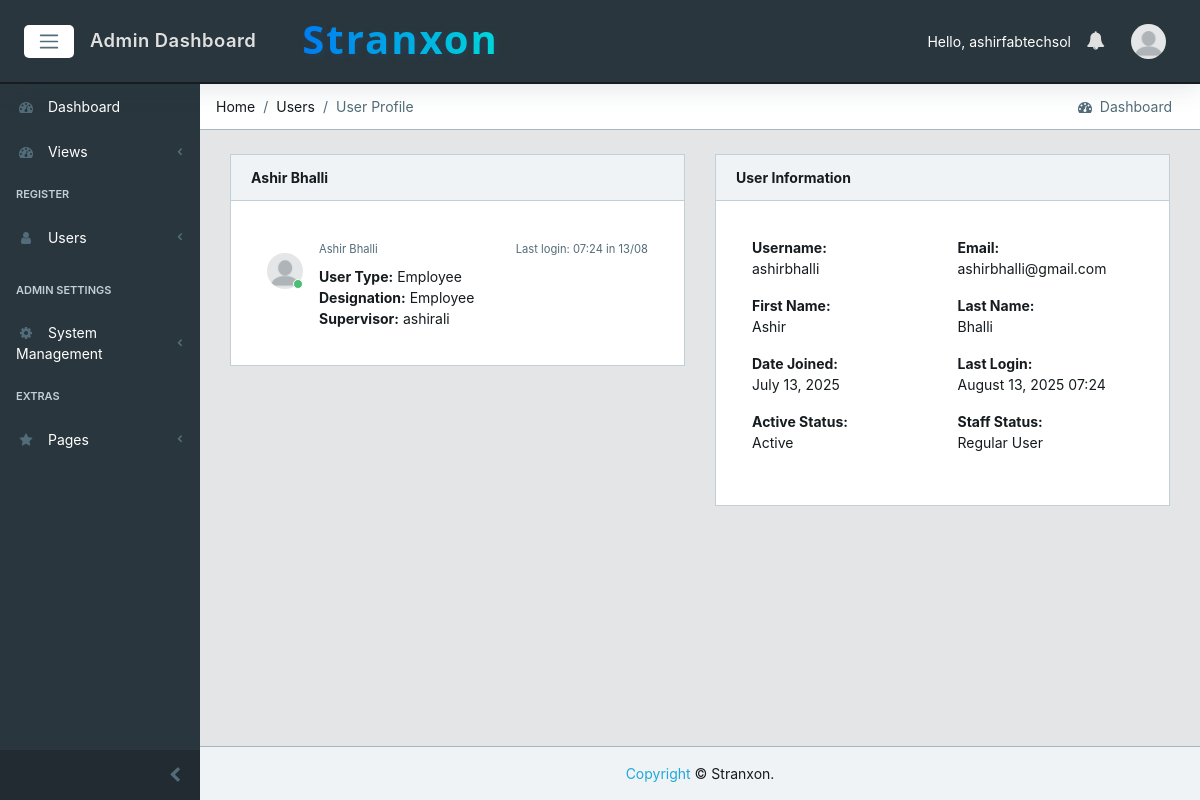
The app's page /users/15/ (signed in) with its own data.
### core/models.py (models this page shows, shortened)
class CustomUser(AbstractUser):
    email = models.EmailField(unique=True)  # Make email unique for authentication
    user_type = models.CharField(max_length=15, choices=USER_TYPE_CHOICES, db_index=True)
    designation = models.CharField(max_length=100, blank=True, null=True)
    created_by = models.ForeignKey('self', on_delete=models.SET_NULL, null=True, blank=True, related_name='created_users')
    created_date = models.DateField(auto_now_add=True)
    created_time = models.TimeField(auto_now_add=True)
    under_supervision = models.ForeignKey('self', on_delete=models.SET_NULL, null=True, blank=True, related_name='supervised_users')
    avatar = models.ImageField(upload_to='core/avatar', blank=True)
    @property
    def avatar_url(self):
        if self.avatar and hasattr(self.avatar, 'url'):
            avatar_path = self.avatar.path if hasattr(self.avatar, 'path') else None
            if avatar_path and os.path.isfile(avatar_path):
                return self.avatar.url
        return static('core/img/avatar/blank_profile.png')

### core/views.py (the view)
# urls.py: path('users/<int:profile_id>/', views.UserProfileView.as_view(), name='user'),
class UserProfileView(LoginRequiredMixin, View):
    def get(self, request, profile_id):
        user = request.user
        profile_user = get_object_or_404(CustomUser, id=profile_id)
        if user.user_type == 'employee':
            if profile_user != user:
                messages.error(request, 'You can only view your own profile.')
                return redirect('core:dashboard')
        elif user.user_type == 'manager':
            if profile_user.under_supervision != user:
                messages.error(request, 'You can only view profiles of your subordinates.')
                return redirect('core:dashboard')
        context = {
            'user_view': profile_user,
        }
        return render(request, 'core/user.html', context)

### core/context_processors.py (called while the page is built)
def logged_user_processor(request):
    if request.user.is_authenticated:
        try:
            logged_user = CustomUser.objects.select_related('under_supervision').get(id=request.user.id)
            return {'logged_user': logged_user}
        except CustomUser.DoesNotExist:
            return {'logged_user': None}
    return {'logged_user': None}

def notifications_processor(request):
    if request.user.is_authenticated:
        cache_key = f"unread_count:{request.user.id}"
        unread_count = cache.get(cache_key)
        if unread_count is None:
            unread_count = Notification.objects.filter(recipient=request.user, read=False).count()
            cache.set(cache_key, unread_count, 15)  # short cache to keep badges fresh
        unread_notifications = (
            Notification.objects.select_related('sender')
            .filter(recipient=request.user, read=False)
            .order_by('-created_at')[:10]
        )
        return {
            'unread_notifications': unread_notifications,
            'unread_count': unread_count,
        }
    return {'unread_notifications': [], 'unread_count': 0}

def debug_flag_processor(request):
    return {"DEBUG": settings.DEBUG}

### core/templates/core/user.html
{% extends 'core/base.html' %}
{% load static %}
{% block breadcrumb %}
        <li class="breadcrumb-item">Home</li>
        <li class="breadcrumb-item">Users</li>
        <li class="breadcrumb-item active">User Profile</li>
{% endblock breadcrumb%}
{% block content %}
<div class="container-fluid">
  <div id="ui-view" style="opacity: 1;"><div class="animated fadeIn">
            <div class="row">
                <div class="col-12">
                            <div class="row">
                                <div class="col-12 col-md-6">
                <div class="card">
                    <div class="card-header">
                        <strong>{{ user_view.get_full_name }}</strong>
                    </div>
                                <div class="card-body">
                                    <div class="tab-pane p-3 active show">
                                      <div class="message">
                                        <div class="py-3 pb-5 mr-3 float-left">
                                          <div class="avatar">
                                <img src="{{ user_view.avatar_url }}" class="img-avatar" alt="img">
                                            <span class="avatar-status badge-success"></span>
                                          </div>
                                        </div>
                                        <div>
                                          <small class="text-muted">{{ user_view.get_full_name }}</small>
                                            {% if user_view.last_login %}
                                          <small class="text-muted float-right mt-1">Last login: {{ user_view.last_login|date:"H:i" }} in {{ user_view.last_login|date:"d/m" }}</small>
                                            {% endif %}
                                        </div>
                                        <div class="mt-2">
                                            <strong>User Type:</strong> {{ user_view.get_user_type_display }}<br>
                                            <strong>Designation:</strong> {{ user_view.designation }}<br>
                                            <strong>Supervisor:</strong> {{ user_view.under_supervision.username|default:'-' }}<br>
                                        </div>
                          </div>
                                      </div>
                                    </div>
                                </div>
                            </div>
                            <div class="col-12 col-md-6">
                <div class="card">
                    <div class="card-header">
                        <strong>User Information</strong>
                    </div>
                                <div class="card-body">
                                    <div class="tab-pane p-3 active show">
                            <div class="row">
                                <div class="col-md-6">
                                    <strong>Username:</strong>
                                    <p>{{ user_view.username }}</p>
                                </div>
                                <div class="col-md-6">
                                    <strong>Email:</strong>
                                    <p>{{ user_view.email }}</p>
                                </div>
                            </div>
                            <div class="row">
                                <div class="col-md-6">
                                    <strong>First Name:</strong>
                                    <p>{{ user_view.first_name }}</p>
                                </div>
                                <div class="col-md-6">
                                    <strong>Last Name:</strong>
                                    <p>{{ user_view.last_name }}</p>
                                </div>
                            </div>
                                        <div class="row">
                                <div class="col-md-6">
                                    <strong>Date Joined:</strong>
                                    <p>{{ user_view.date_joined|date:"F d, Y" }}</p>
                                        </div>
                                <div class="col-md-6">
                                    <strong>Last Login:</strong>
                                    <p>{{ user_view.last_login|date:"F d, Y H:i" }}</p>
                                        </div>
                                    </div>
                            <div class="row">
                                <div class="col-md-6">
                                    <strong>Active Status:</strong>
                                    <p>{% if user_view.is_active %}Active{% else %}Inactive{% endif %}</p>
                                </div>
                                <div class="col-md-6">
                                    <strong>Staff Status:</strong>
                                    <p>{% if user_view.is_staff %}Staff{% else %}Regular User{% endif %}</p>
                                </div>
                            </div>
                        </div>
                    </div>
                </div>
            </div>
        </div>
    </div>
</div>
  </div>
</div>
{% endblock %}

### core/templates/core/base.html (shortened to what this page needs)
{% load static %}
<!DOCTYPE html>
<html lang="en">
<head>
  <link href="{% static 'core/css/font-awesome.min.css' %}" rel="stylesheet">
  <link href="{% static 'core/css/simple-line-icons.min.css' %}" rel="stylesheet">
  <link href="{% static 'core/css/estilo.css' %}" rel="stylesheet">
  <link href="{% static 'core/css/style.css' %}" rel="stylesheet">
</head>
{% block body %}
<body class="app header-fixed sidebar-fixed aside-menu-fixed aside-menu-hidden">
  <header class="app-header navbar">
    <button class="navbar-toggler sidebar-toggler d-md-down-none" type="button">
      <span class="navbar-toggler-icon"></span>
    </button>
    <ul class="nav navbar-nav d-md-down-none">
      <li class="nav-item px-3">
        <a class="nav-link" href="{% url 'core:dashboard' %}">
          {% if user.user_type == 'admin' %}Admin Dashboard
          {% elif user.user_type == 'manager' %}Manager Dashboard
          {% else %}Employee Dashboard{% endif %}
        </a>
      </li>
    </ul>
    <div class="brand-gui d-none d-md-inline">
      <a href="{% url 'core:dashboard' %}"><h1 class="company-name">Stranxon</h1></a>
    </div>
    <ul class="nav navbar-nav ml-auto">
      {% if user.is_authenticated %}
      <li class="text-white d-none d-md-inline">Hello, {{ user.username }}</li>
      {% else %}
      <li class="text-muted">
        <a href="{% url 'core:login' %}">sign in</a>
      </li>
      {% endif %}
      <li class="nav-item dropdown">
        <a class="nav-link" data-toggle="dropdown" href="#" role="button" aria-haspopup="true" aria-expanded="false">
          <i class="fa fa-bell"></i>
        </a>
      </li>
      <li class="nav-item dropdown">
        <a class="nav-link" data-toggle="dropdown" href="#" role="button" aria-haspopup="true" aria-expanded="false">
          {% if user.is_authenticated and logged_user %}
            <img src="{{ logged_user.avatar_url }}" class="img-avatar" alt="img">
          {% else %}
            <img src="{% static 'core/img/avatar/blank_profile.png' %}" class="img-avatar" alt="img">
          {% endif %}
        </a>
      </li>
    </ul>
  </header>
  <div class="app-body">
    <div class="sidebar">
      <nav class="sidebar-nav">
        <ul class="nav">
          <li class="nav-item">
            <a class="nav-link" href="{% url 'core:dashboard' %}"><i class="fa fa-tachometer"></i> Dashboard</a>
          </li>
          <li class="nav-item nav-dropdown">
            <a class="nav-link nav-dropdown-toggle" href="#"><i class="fa fa-tachometer"></i> Views</a>
          </li>
          <li class="nav-title">
            Register
          </li>
          {% if user.user_type == 'admin' %}
          <li class="nav-item nav-dropdown">
            <a class="nav-link nav-dropdown-toggle" href="#"><i class="fa fa-user"></i> Users</a>
          </li>
          {% endif %}
          {% if user.user_type == 'admin' %}
          <li class="divider"></li>
          <li class="nav-title">
            Admin Settings
          </li>
          <li class="nav-item nav-dropdown">
            <a class="nav-link nav-dropdown-toggle" href="#"><i class="fa fa-cog"></i> System Management</a>
          </li>
          {% endif %}
          <li class="nav-title">
            Extras
          </li>
          <li class="nav-item nav-dropdown">
            <a class="nav-link nav-dropdown-toggle" href="#"><i class="fa fa-star"></i> Pages</a>
          </li>
        </ul>
      </nav>
      <button class="sidebar-minimizer brand-minimizer" type="button"></button>
    </div>
    <main class="main">
      <ol class="breadcrumb">
        {% block breadcrumb %}{% endblock breadcrumb%}
        <li class="breadcrumb-menu d-md-down-none">
          <div class="btn-group" role="group" aria-label="Button group">
            <a class="btn" href="./"><i class="fa fa-tachometer"></i> &nbsp;Dashboard</a>
          </div>
        </li>
      </ol>
{% block content %}
{% endblock %}
    </main>
  </div>
  <footer class="app-footer text-center justify-content-center fixed-bottom py-2 py-lg-3">
    <span><a href="#">Copyright</a> © Stranxon.</span>
  </footer>
</body>
{% endblock body %}
</html>

### static/core/css/estilo.css (style rules this page uses)
.brand-gui { width: 50px; position: relative; }

### records on screen
CustomUser: username "ashirfabtechsol"
CustomUser: get_full_name "Ashir Bhalli", last_login "07:24", last_login "13/08", user_type "Employee", designation "Employee", under_supervision.username "ashirali", username "ashirbhalli", email "ashirbhalli@gmail.com", first_name "Ashir", last_name "Bhalli", date_joined "July 13, 2025", last_login "August 13, 2025 07:24"
